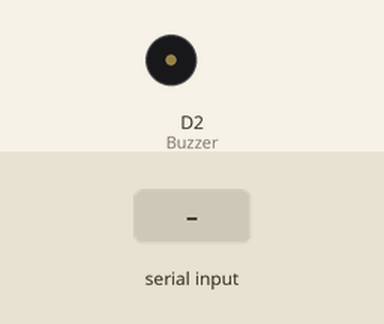
This sketch was run on a simulated ESP8266 (NodeMCU). Parts: buzzer (waves = sounding). The inputs (shaded band) are chosen by the test bench. What the sketch prints to the serial monitor is not drawn.

Above: at 1.2 s.
1.3 s: "5\n" received over Serial
Timing chart, 0 to 4.3 s (numbered marks = the images above; inputs shaded):
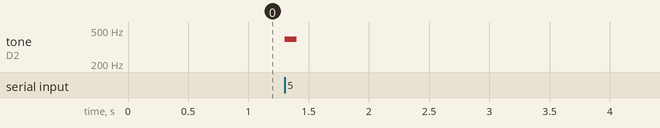

The sketch:

buzzer.ino
```cpp
#define Buzzer D2
int tones[] = {261,294,330,349,392,440,494,523};
int numTones = 8;
void setup() {
  // put your setup code here, to run once:
  pinMode(Buzzer,OUTPUT);
  Serial.begin(115200);

}

void loop() {
  int idata;
  if(Serial.available())
  {
    idata = Serial.parseInt();
    Serial.println(idata);
    music(idata);
  }
  // put your main code here, to run repeatedly:

}

void music(int mdata)
{
  tone(Buzzer, tones[mdata-1]);
  delay(100);
  noTone(Buzzer);
}
```

Measured:
- after the input at 1.3 s, tone on D2 (Buzzer): silent → 392 Hz at once, → silent 0.10 s later
